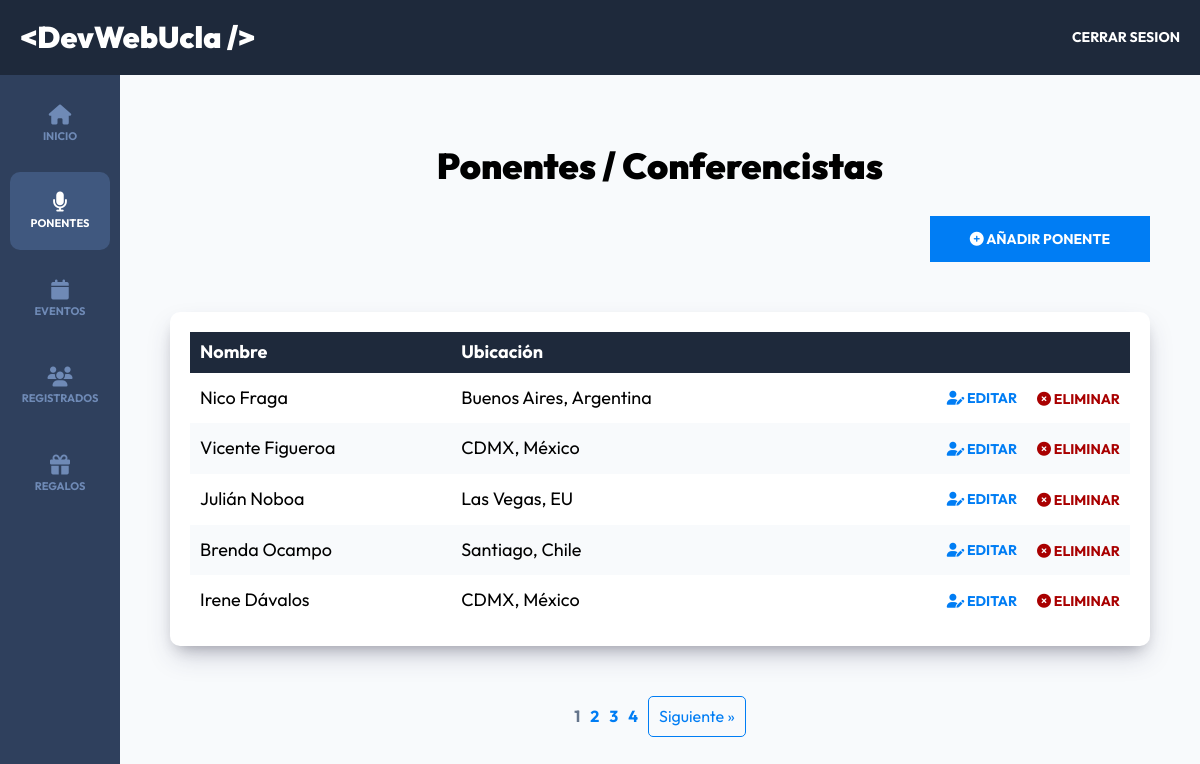
The app's page /admin/ponentes?page=1 (signed in) with its own data.
### tables this page shows
CREATE TABLE `ponentes` (
  `id` int NOT NULL AUTO_INCREMENT,
  `nombre` varchar(40) DEFAULT NULL,
  `apellido` varchar(40) DEFAULT NULL,
  `ciudad` varchar(20) DEFAULT NULL,
  `pais` varchar(20) DEFAULT NULL,
  `imagen` varchar(32) DEFAULT NULL,
  `tags` varchar(120) DEFAULT NULL,
  `redes` text,
  PRIMARY KEY (`id`)
);

### controllers/PonentesController.php (called while the page is built, shortened)
<?php
class PonentesController {
    public static function index(Router $router) {
        $ponentes = Ponente::all();
        $pagina_actual = $_GET['page'];
        $pagina_actual = filter_var($pagina_actual, FILTER_VALIDATE_INT);
        $registros_por_pagina = 5;
        $total = Ponente::total();
        $paginacion = new Paginacion($pagina_actual, $registros_por_pagina, $total);
        $ponentes = Ponente::paginar($registros_por_pagina, $paginacion->offset());
        $router->render('admin/ponentes/index', [
            'titulo' => 'Ponentes / Conferencistas',
            'ponentes' => $ponentes,
            'paginacion' => $paginacion->paginacion()
        ]);
    }
}

### public/index.php (called while the page is built, shortened)
<?php
$router = new Router();
$router->get('/login', [AuthController::class, 'login']);
$router->post('/login', [AuthController::class, 'login']);
$router->post('/logout', [AuthController::class, 'logout']);
$router->get('/registro', [AuthController::class, 'registro']);
$router->post('/registro', [AuthController::class, 'registro']);
$router->get('/olvide', [AuthController::class, 'olvide']);
$router->post('/olvide', [AuthController::class, 'olvide']);
$router->get('/reestablecer', [AuthController::class, 'reestablecer']);
$router->post('/reestablecer', [AuthController::class, 'reestablecer']);
$router->get('/mensaje', [AuthController::class, 'mensaje']);
$router->get('/confirmar-cuenta', [AuthController::class, 'confirmar']);
$router->get('/admin/dashboard', [DashboardController::class, 'index']);
$router->get('/admin/ponentes', [PonentesController::class, 'index']);
$router->get('/admin/ponentes/crear', [PonentesController::class, 'crear']);
$router->post('/admin/ponentes/crear', [PonentesController::class, 'crear']);
$router->get('/admin/ponentes/editar', [PonentesController::class, 'editar']);
$router->post('/admin/ponentes/editar', [PonentesController::class, 'editar']);
$router->post('/admin/ponentes/eliminar', [PonentesController::class, 'eliminar']);
$router->get('/admin/eventos', [EventosController::class, 'index']);
$router->get('/admin/eventos/crear', [EventosController::class, 'crear']);
$router->post('/admin/eventos/crear', [EventosController::class, 'crear']);
$router->get('/admin/eventos/editar', [EventosController::class, 'editar']);
$router->post('/admin/eventos/editar', [EventosController::class, 'editar']);
$router->post('/admin/eventos/eliminar', [EventosController::class, 'eliminar']);
$router->get('/api/eventos-horario', [APIEventos::class, 'index']);
$router->get('/api/ponentes', [APIPonentes::class, 'index']);
$router->get('/api/ponente', [APIPonentes::class, 'ponente']);
$router->get('/api/regalos', [APIRegalos::class, 'index']);
$router->get('/admin/registrados', [RegistradosController::class, 'index']);
$router->get('/admin/regalos', [RegalosController::class, 'index']);
$router->get('/finalizar-registro', [RegistroController::class, 'crear']);
$router->post('/finalizar-registro/gratis', [RegistroController::class, 'gratis']);
$router->post('/finalizar-registro/pagar', [RegistroController::class, 'pagar']);
$router->get('/finalizar-registro/conferencias', [RegistroController::class, 'conferencias']);
$router->post('/finalizar-registro/conferencias', [RegistroController::class, 'conferencias']);
$router->get('/boleto', [RegistroController::class, 'boleto']);
$router->get('/', [PaginasController::class, 'index']);
$router->get('/devwebucla', [PaginasController::class, 'evento']);
$router->get('/paquetes', [PaginasController::class, 'paquetes']);
$router->get('/workshops-conferencias', [PaginasController::class, 'conferencias']);
$router->get('/404', [PaginasController::class, 'error']);
$router->comprobarRutas();

### models/ActiveRecord.php (called while the page is built, shortened)
<?php
class ActiveRecord {
    protected static $db;
    protected static $tabla = '';
    public static function setDB($database) {
        self::$db = $database;
    }
    public static function consultarSQL($query) {
        $resultado = self::$db->query($query);
        $array = [];
        while($registro = $resultado->fetch_assoc()) {
            $array[] = static::crearObjeto($registro);
        }
        return $array;
    }
    protected static function crearObjeto($registro) {
        $objeto = new static;
        foreach($registro as $key => $value ) {
            if(property_exists( $objeto, $key  )) {
                $objeto->$key = $value;
            }
        }
        return $objeto;
    }
    public static function all($orden = 'DESC') {
        $query = "SELECT * FROM " . static::$tabla . " ORDER BY id ${orden}";
        $resultado = self::consultarSQL($query);
        return $resultado;
    }
    public static function paginar($por_pagina, $offset) {
        $query = "SELECT * FROM " . static::$tabla . " ORDER BY id DESC LIMIT ${por_pagina} OFFSET ${offset} " ;
        $resultado = self::consultarSQL($query);
        return $resultado;
    }
    public static function total($columna = '', $valor = '') {
        $query = "SELECT COUNT(*) FROM " . static::$tabla;
        $resultado = self::$db->query($query);
        $total = $resultado->fetch_array();
        return array_shift($total);
    }
}

### views/admin/ponentes/index.php (the view, shortened to what this page needs)
<h2 class="dashboard__heading"><?php echo $titulo; ?></h2>
<div class="dashboard__contenedor-boton">
    <a class="dashboard__boton" href="/admin/ponentes/crear">
        <i class="fa-solid fa-circle-plus"></i>
        Añadir Ponente
    </a>
</div>
<div class="dashboard__contenedor">
    <?php if(!empty($ponentes)) { ?>
        <table class="table">
            <thead class="table__thead">
                <tr>
                    <th scope="col" class="table__th">Nombre</th>
                    <th scope="col" class="table__th">Ubicación</th>
                    <th scope="col" class="table__th"></th>
                </tr>
            </thead>
            <tbody class="table__tbody">
                <?php foreach($ponentes as $ponente) { ?>
                    <tr class="table__tr">
                        <td class="table__td">
                            <?php echo $ponente->nombre . " " . $ponente->apellido; ?>
                        </td>
                        <td class="table__td">
                            <?php echo $ponente->ciudad . ", " . $ponente->pais; ?>
                        </td>
                        <td class="table__td--acciones">
                            <a class="table__accion table__accion--editar" href="/admin/ponentes/editar?id=<?php echo $ponente->id; ?>">
                                <i class="fa-solid fa-user-pen"></i>
                                Editar
                            </a>
                            <form method="POST" action="/admin/ponentes/eliminar" class="table__formulario">
                                <button class="table__accion table__accion--eliminar" type="submit">
                                    <i class="fa-solid fa-circle-xmark"></i>
                                    Eliminar
                                </button>
                            </form>
                        </td>
                    </tr>
                <?php } ?>
            </tbody>
        </table>
    <?php } else { ?>
        <p class="text-center">No Hay Ponentes Aún</p>
    <?php } ?>
</div>
<?php
    echo $paginacion;
?>

### public/build/css/app.css (style rules this page uses)
html { line-height: 1.15; -webkit-text-size-adjust: 100%; }
body { margin: 0; }
a { background-color: transparent; }
button, input, optgroup, select, textarea { font-family: inherit; font-size: 100%; line-height: 1.15; margin: 0; }
button, input { overflow: visible; }
button, select { text-transform: none; }
button, [type=button], [type=reset], [type=submit] { -webkit-appearance: button; }
html { font-size: 62.5%; box-sizing: border-box; height: 100%; }
*, *:before, *:after { box-sizing: inherit; }
body { font-family: "Outfit", sans-serif; font-size: 1.8rem; }
a { text-decoration: none; }
h1, h2, h3 { font-family: "Outfit", sans-serif; font-weight: 900; margin: 2rem 0; }
h2 { font-size: 3.6rem; }
[class$=__heading] { font-family: "Outfit", sans-serif; font-weight: 900; margin: 2rem 0; margin: 6rem 0 3rem 0; text-align: center; }
.dashboard { height: 100%; display: flex; flex-direction: column; background-color: #F8FAFC; }
@media (min-width: 768px) { .dashboard__contenedor-boton { display: flex; justify-content: flex-end; margin-bottom: 5rem; } }
.dashboard__boton { background-color: #007df4; padding: 1.5rem 4rem; color: #FFFFFF; font-size: 1.8rem; font-weight: 700; border: none; transition-property: background-color; transition-duration: 0.3s; text-align: center; width: 100%; display: inline-block; text-transform: uppercase; font-size: 1.4rem; }
@media (min-width: 768px) { .dashboard__boton { width: auto; } }
.dashboard__contenedor, .dashboard__formulario { box-shadow: rgba(50, 50, 93, 0.25) 0px 13px 27px -5px, rgba(0, 0, 0, 0.3) 0px 8px 16px -8px; background-color: #FFFFFF; padding: 2rem; border-radius: 1rem; margin-top: 5rem; }
.table { width: 100%; border-collapse: collapse; }
.table__thead { background-color: #1E293B; color: #FFFFFF; }
.table__th { padding: 1rem; text-align: left; }
.table__tr:nth-of-type(even) { background-color: #F8FAFC; }
.table__td, .table__td--acciones { padding: 1.5rem 1rem; }
.table__td--acciones { display: flex; justify-content: flex-end; gap: 2rem; align-items: center; }
.table__accion { all: unset; text-transform: uppercase; font-size: 1.4rem; font-weight: 700; }
.table__accion--editar { color: #007df4; }
.table__accion--eliminar { color: rgb(169, 0, 0); }

### records on screen
ponentes: nombre "Nico", apellido "Fraga", ciudad "Buenos Aires", pais "Argentina"
ponentes: nombre "Vicente", apellido "Figueroa", ciudad "CDMX", pais "México"
ponentes: nombre "Julián", apellido "Noboa", ciudad "Las Vegas", pais "EU"
ponentes: nombre "Brenda", apellido "Ocampo", ciudad "Santiago", pais "Chile"
ponentes: nombre "Irene", apellido "Dávalos", ciudad "CDMX", pais "México"

### other values on screen
$titulo "Ponentes / Conferencistas"
